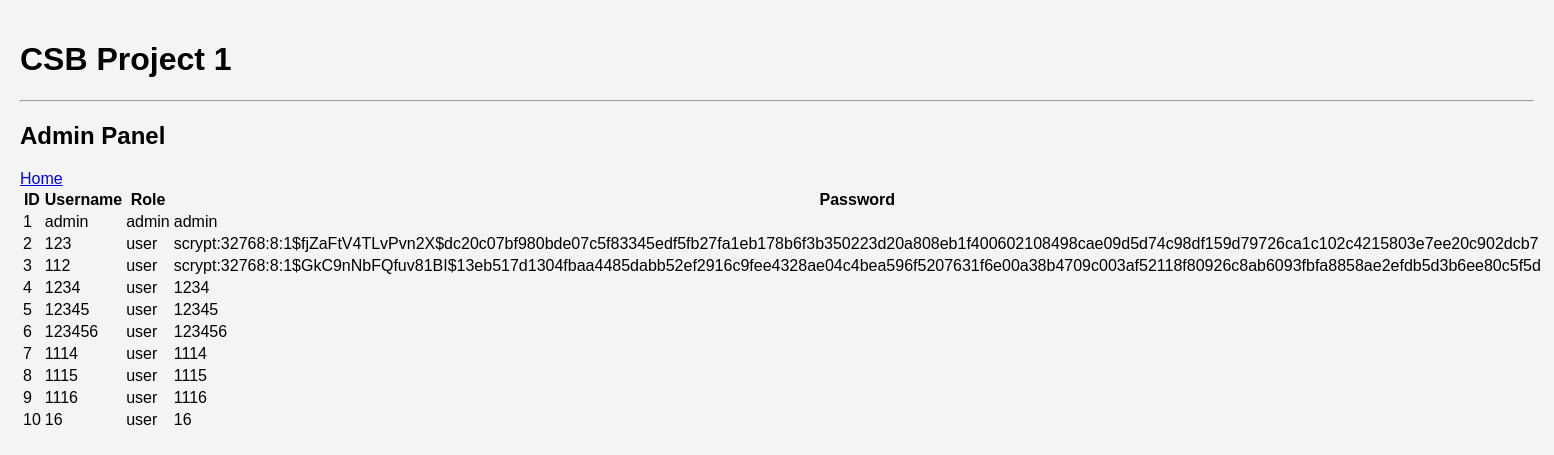
The page /admin on the database its author committed.
### tables this page shows
CREATE TABLE users (
                        id INTEGER PRIMARY KEY AUTOINCREMENT,
                        username TEXT UNIQUE NOT NULL,
                        password TEXT NOT NULL,
                        role TEXT NOT NULL CHECK (role IN ('user', 'admin')) DEFAULT 'user');

### app.py (the view)
@app.route('/admin')
def admin_panel():
    conn = get_db_connection()
    users = conn.execute('SELECT id, username, password, role FROM users').fetchall()
    conn.close()
    return render_template('/admin.html', users=users)

### app.py (called while the page is built)
def get_db_connection():
    conn = sqlite3.connect('data.db')
    conn.row_factory = sqlite3.Row
    return conn

### templates/admin.html
{% extends "layout.html" %}
{% block content %}
<h2>Admin Panel</h2>
<a href="/">Home</a>
<table>
    <thead>
        <tr>
            <th>ID</th>
            <th>Username</th>
            <th>Role</th>
            <th>Password</th>
        </tr>
    </thead>
    <tbody>
        {% for user in users %}
        <tr>
            <td>{{ user.id }}</td>
            <td>{{ user.username }}</td>
            <td>{{ user.role }}</td>
            <td>{{ user.password }}</td>
        </tr>
        {% endfor %}
    </tbody>
</table>
{% endblock %}

### templates/layout.html (shortened to what this page needs)
<!DOCTYPE html>
<html lang="en">
<link rel="stylesheet" href="/static/main.css">
<h1>CSB Project 1</h1>
<hr>
{% block content %}{% endblock %}

### static/main.css (style rules this page uses)
h2 { margin-bottom: 20px; }

### rows shown on the page
users: id "1", username "admin", role "admin", password "admin"
users: id "2", username "123", role "user", password "scrypt:32768:8:1$fjZaFtV4TLvPvn2X$dc20c07bf980bde07c5f83345edf5fb27fa1eb178b6f3b350223d20a808eb1f400602108498cae09d5d74c98df159d79726ca1c102c4215803e7ee20c902dcb7"
users: id "3", username "112", role "user", password "scrypt:32768:8:1$GkC9nNbFQfuv81BI$13eb517d1304fbaa4485dabb52ef2916c9fee4328ae04c4bea596f5207631f6e00a38b4709c003af52118f80926c8ab6093fbfa8858ae2efdb5d3b6ee80c5f5d"
users: id "4", username "1234", role "user", password "1234"
users: id "5", username "12345", role "user", password "12345"
users: id "6", username "123456", role "user", password "123456"
users: id "7", username "1114", role "user", password "1114"
users: id "8", username "1115", role "user", password "1115"
users: id "9", username "1116", role "user", password "1116"
users: id "10", username "16", role "user", password "16"
